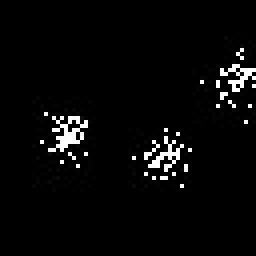
#> input picture images/1.jpg, 64 x 64 px (shown 4 times larger)
$ jupyter execute 'Urban Planning.ipynb'
#> lines starting #> are read from the running program, lines starting #| are printed output that depends on the picture
# Clustering Cities from Night-Time Satellite Images

This project involves analyzing a night-time satellite image to identify clusters of lights, which represent cities. The process uses a custom K-Means clustering algorithm to achieve this and includes a method to determine the optimal number of clusters using the Elbow Method.

## Steps Involved

### 1. Read the Image
The first step is to read the grayscale image and convert it into a 2D NumPy array.

[cell 1]
import numpy as np
from PIL import Image
import random
import matplotlib.pyplot as plt

def img_array(filename):
    img = Image.open(filename).convert('L')
    return np.array(img)

### 2.Identify Lit Pixels
Next, identify the coordinates of the lit pixels in the image using a threshold.

[cell 2]
def find_lit_pixels(image, threshold=100):
    lit_pixels = np.where(image > threshold)
    return list(zip(lit_pixels[0], lit_pixels[1]))

### 3. Custom K-Means Algorithm
Implement the K-Means algorithm from scratch to cluster the pixel coordinates.

**Initialize Centroids**
Randomly select initial centroids from the data points.

**Assign to Clusters**
Assign each data point to the nearest centroid.

**Update Centroids**
Update the centroids based on the mean of the points in each cluster.

#### 4. K-Means Function
Combine the steps to perform the K-Means clustering.

[cell 3]
def initialize_centroids(data, k):
    return [tuple(point) for point in random.sample(data, k)]

def assign_to_clusters(data, centroids):
    clusters = {centroid: [] for centroid in centroids}
    for point in data:
        nearest_centroid = min(centroids, key=lambda x: np.linalg.norm(np.array(point) - np.array(x)))
        clusters[nearest_centroid].append(point)
    return clusters

def update_centroids(clusters):
    new_centroids = []
    for centroid, points in clusters.items():
        if points:
            new_centroid = tuple(np.mean(points, axis=0))
            new_centroids.append(new_centroid)
        else:
            new_centroids.append(centroid)
    return new_centroids

def k_means(data, k, max_iterations=100):
    centroids = initialize_centroids(data, k)
    for _ in range(max_iterations):
        clusters = assign_to_clusters(data, centroids)
        new_centroids = update_centroids(clusters)
        if np.allclose(centroids, new_centroids):
            break
        centroids = new_centroids
    return centroids, clusters

def calculate_square_sum(data, centroids, clusters):
    square_sum = 0
    for centroid, points in clusters.items():
        square_sum += sum(np.linalg.norm(np.array(point) - np.array(centroid))**2 for point in points)
    return square_sum

### 4. Elbow Method for Optimal Clusters
Determine the optimal number of clusters using the Elbow Method.

**Calculate Total Distance**
Calculate the total distance within clusters.

**Elbow Method**
Run the Elbow Method to find the optimal number of clusters.

**Plot Elbow Graph**
Plot the Elbow Method graph to visualize the optimal number of clusters.

[cell 4]
def elbow_method(data, max_k=10):
    square_sum_values = []
    for k in range(1, max_k + 1):
        centroids, clusters = k_means(data, k)
        square_sum = calculate_square_sum(data, centroids, clusters)
        square_sum_values.append(square_sum)
    return square_sum_values

def elbow_point(square_sum_values):
    x = np.arange(1, len(square_sum_values) + 1)
    y = np.array(square_sum_values)

    line = np.linspace(square_sum_values[0], square_sum_values[-1], len(square_sum_values))

    distances = np.abs(y - line)

    optimal_k = np.argmax(distances) + 1
    return optimal_k

def plot_elbow(square_sum_values, optimal_k):
    plt.plot(range(1, len(square_sum_values) + 1), square_sum_values, 'bo-')
    plt.axvline(optimal_k, color='red', linestyle='--')
    plt.xlabel('Number of clusters (K)')
    plt.ylabel('Within-Cluster Sum of Squares (square_sum)')
    plt.title('Elbow Method for Optimal K')
    plt.show()

### 5. Calculate Distances Between Centroids
Calculate the distances between the centroids of the clusters.

**Print Distances**
Print the distances between the cities in a clear format.

[cell 5]
def coordinates(image, num_clusters):
    lit_pixels = find_lit_pixels(image)
    centroids, clusters = k_means(lit_pixels, num_clusters)
    return centroids, clusters

def dist(centroids):
    distances = {}
    for i, centroid1 in enumerate(centroids):
        for j, centroid2 in enumerate(centroids):
            if i < j:
                distance = np.linalg.norm(np.array(centroid1) - np.array(centroid2))
                distances[f'City{i+1} to City{j+1}'] = distance
    return distances

def print_dist(distances):
    for cities, distance in distances.items():
        print(f'{cities}: {distance:.2f} units')

This code will read the image, identify the lit pixels, determine the optimal number of clusters using the Elbow Method, perform K-Means clustering, calculate the distances between the identified city clusters, and print these distances.

# For image 1.

[cell 6]
image_filename = 'images/1.jpg'
image = img_array(image_filename)

lit_pixels = find_lit_pixels(image)
#> in find_lit_pixels, `lit_pixels = np.where(image > threshold)`: lit_pixels = 129 positions, rows 12 to 46, columns 10 to 63
#> lit_pixels = 129 pairs, first value 12 to 46, second value 10 to 63

square_sum_values = elbow_method(lit_pixels, max_k=10)
#> the loop in elbow_method, `for k in range(1, max_k + 1):` made 10 passes
#> (clusters, square_sum) on passes 1 to 4: ({(31.01, 37.59): []}, 48912.2), ({(36.09, 28.22): [], (19.7, 58.42): []}, 16329), ({(33.43, 16.46): [], (19.7, 58.42): [], (38.93, 40.81): []}, 2472.2), ({(35, 19): [], (42, 46): [], (37, 42): [], (32, 14): []}, 2152.9)
#> square_sum on passes 7 to 10: 1627.4, 1222.1, 1216.4, 960.5
#> after the loop in elbow_method, `for k in range(1, max_k + 1):`: square_sum_values = [48912.2, 16329, 2472.2, 2152.9, 1973.4, 1581.9, 1627.4, 1222.1, 1216.4, 960.5]
optimal_k = elbow_point(square_sum_values)
#> in elbow_point, `x = np.arange(1, len(square_sum_values) + 1)`: x = [1, 2, 3, 4, 5, 6, 7, 8, 9, 10]
#> in elbow_point, `y = np.array(square_sum_values)`: y has the same summary as square_sum_values in elbow_method
#> in elbow_point, `line = np.linspace(square_sum_values[0], square_sum_values[-1], len(sq..`: line = [48912.2, 43584.2, 38256.3, 32928.3, 27600.3, 22272.4, 16944.4, 11616.4, 6288.5, 960.5]
#> in elbow_point, `distances = np.abs(y - line)`: distances = [0, 27255.3, 35784.1, 30775.4, 25626.9, 20690.5, 15317, 10394.4, 5072.1, 0]
#> in elbow_point, `optimal_k = np.argmax(distances) + 1`: optimal_k = 3
#> optimal_k = 3
plot_elbow(square_sum_values, optimal_k)
#> in plot_elbow, `plt.show()`:
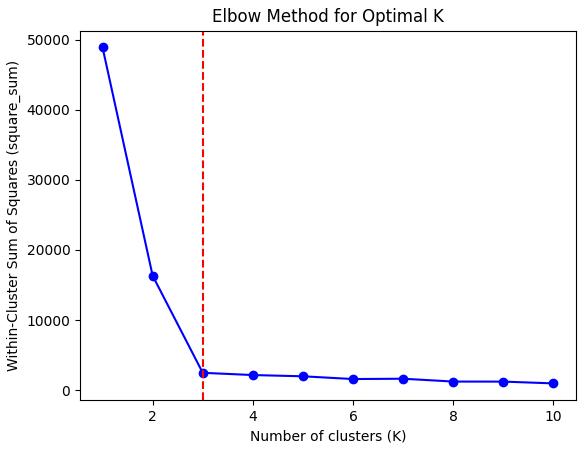
#> figure drawn by matplotlib, 1 panel; curve peaks at x = 1, y = 48912.2

centroids, _ = coordinates(image, optimal_k)
#> in coordinates, `centroids, clusters = k_means(lit_pixels, num_clusters)`: centroids = [(29.55, 49.5), (36.42, 15.58), (31.61, 17.64)]; clusters = 3 items
#> centroids = [(29.55, 49.5), (36.42, 15.58), (31.61, 17.64)]
distances = dist(centroids)
#> the loop in dist, `for i, centroid1 in enumerate(centroids):` made 3 passes
#> after the loop in dist, `for i, centroid1 in enumerate(centroids):`: distances = {'City1 to City2': 34.61, 'City1 to City3': 31.92, 'City2 to City3': 5.24}
print_dist(distances)
#> the loop in print_dist, `for cities, distance in distances.items():` made 3 passes
#> (cities, distance) on passes 1 to 3: ('City1 to City2', 34.61), ('City1 to City3', 31.92), ('City2 to City3', 5.24)
#| City1 to City2: 34.61 units
#| City1 to City3: 31.92 units
#| City2 to City3: 5.24 units

# For image 2.

[cell 7]
image_filename = 'images/2.jpg'
image = img_array(image_filename)
#> call 2 of img_array, with filename = 'images/2.jpg'
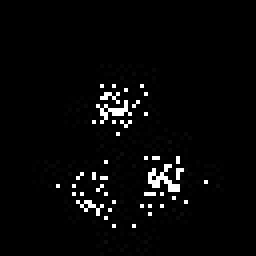
#> input picture images/2.jpg, 64 x 64 px (shown 4 times larger)

lit_pixels = find_lit_pixels(image)
#> lit_pixels = 112 pairs, first value 21 to 56, second value 14 to 51

square_sum_values = elbow_method(lit_pixels, max_k=10)
#> the loop in elbow_method (call 2), `for k in range(1, max_k + 1):` made 10 passes
#> square_sum on passes 7 to 10: 1793, 1290.2, 1281, 1362.4
#> (clusters, square_sum) on passes 1 to 3: ({(39.42, 31.95): []}, 18933), ({(46.38, 33.62): [], (26.38, 28.82): []}, 8181.5), ({(48.62, 23.1): [], (44.91, 40.55): [], (26.38, 28.82): []}, 2623)
#> square_sum_values = [18933, 8181.5, 2623, 2332.5, 2183.7, 1885.2, 1793, 1290.2, 1281, 1362.4]
optimal_k = elbow_point(square_sum_values)
plot_elbow(square_sum_values, optimal_k)
#> call 2 of plot_elbow, with optimal_k = 3
#> in plot_elbow (call 2), `plt.show()`:
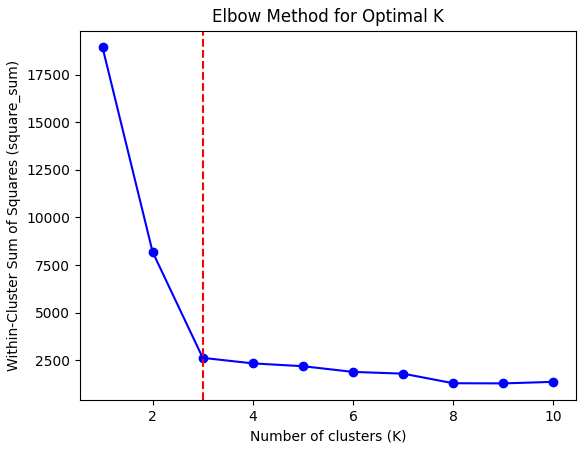
#> figure drawn by matplotlib, 1 panel; curve peaks at x = 1, y = 18933

centroids, _ = coordinates(image, optimal_k)
#> centroids = [(26.33, 26.71), (46.38, 33.62), (26.47, 32.2)]
distances = dist(centroids)
#> the loop in dist (call 2), `for i, centroid1 in enumerate(centroids):` made 3 passes
#> distances = {'City1 to City2': 21.21, 'City1 to City3': 5.49, 'City2 to City3': 19.97}
print_dist(distances)
#> the loop in print_dist (call 2), `for cities, distance in distances.items():` made 3 passes
#> (cities, distance) on passes 1 to 3: ('City1 to City2', 21.21), ('City1 to City3', 5.49), ('City2 to City3', 19.97)
#| City1 to City2: 21.21 units
#| City1 to City3: 5.49 units
#| City2 to City3: 19.97 units

# For image 3.

[cell 8]
image_filename = 'images/3.jpg'
image = img_array(image_filename)
#> call 3 of img_array, with filename = 'images/3.jpg'
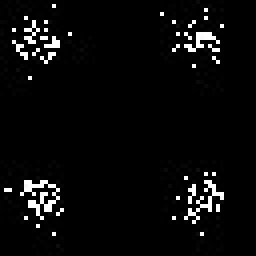
#> input picture images/3.jpg, 64 x 64 px (shown 4 times larger)

lit_pixels = find_lit_pixels(image)
#> lit_pixels = 157 pairs, first value 1 to 58, second value 1 to 55

square_sum_values = elbow_method(lit_pixels, max_k=10)
#> square_sum_values = [128785.7, 64999.2, 33391.5, 3339.6, 2987.5, 2811.8, 2360.2, 2479.4, 2077.7, 1699.5]
optimal_k = elbow_point(square_sum_values)
#> optimal_k = 4
plot_elbow(square_sum_values, optimal_k)
#> call 3 of plot_elbow, with optimal_k = 4
#> in plot_elbow (call 3), `plt.show()`:
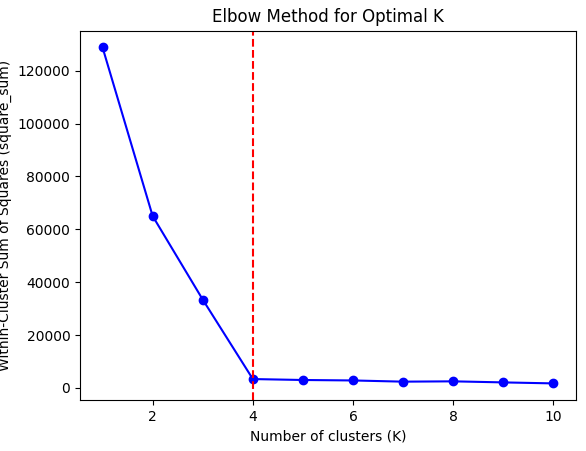
#> figure drawn by matplotlib, 1 panel; curve peaks at x = 1, y = 128785.7

centroids, _ = coordinates(image, optimal_k)
#> centroids = [(30.41, 49.61), (47.04, 7.87), (51.7, 11.2), (9.95, 9.03)]
distances = dist(centroids)
#> distances = {'City1 to City2': 44.93, 'City1 to City3': 43.92, 'City1 to City4': 45.45, 'City2 to City3': 5.72, 'City2 to City4': 37.11, 'City3 to City4': 41.81}
print_dist(distances)

# For image 4.

[cell 9]
image_filename = 'images/4.jpg'
image = img_array(image_filename)
#> call 4 of img_array, with filename = 'images/4.jpg'
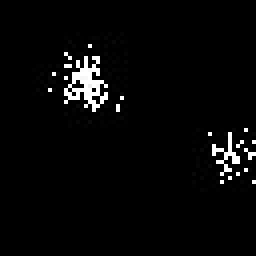
#> input picture images/4.jpg, 64 x 64 px (shown 4 times larger)

lit_pixels = find_lit_pixels(image)
#> lit_pixels = 117 pairs, first value 11 to 45, second value 12 to 63

square_sum_values = elbow_method(lit_pixels, max_k=10)
#> square_sum_values = [45189.6, 2725.9, 2497.2, 1634.3, 1336.7, 1115.6, 927.3, 808.4, 1024.7, 686]
optimal_k = elbow_point(square_sum_values)
#> optimal_k = 2
plot_elbow(square_sum_values, optimal_k)
#> call 4 of plot_elbow, with optimal_k = 2
#> in plot_elbow (call 4), `plt.show()`:
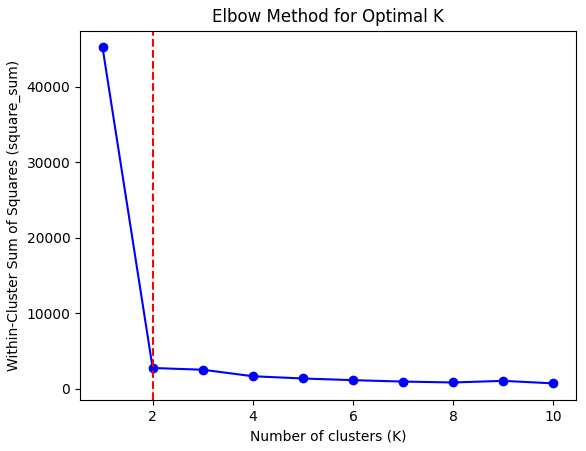
#> figure drawn by matplotlib, 1 panel; curve peaks at x = 1, y = 45189.6

centroids, _ = coordinates(image, optimal_k)
#> centroids = [(38.45, 57.5), (20.33, 21.08)]
distances = dist(centroids)
#> distances = {'City1 to City2': 40.68}
print_dist(distances)
